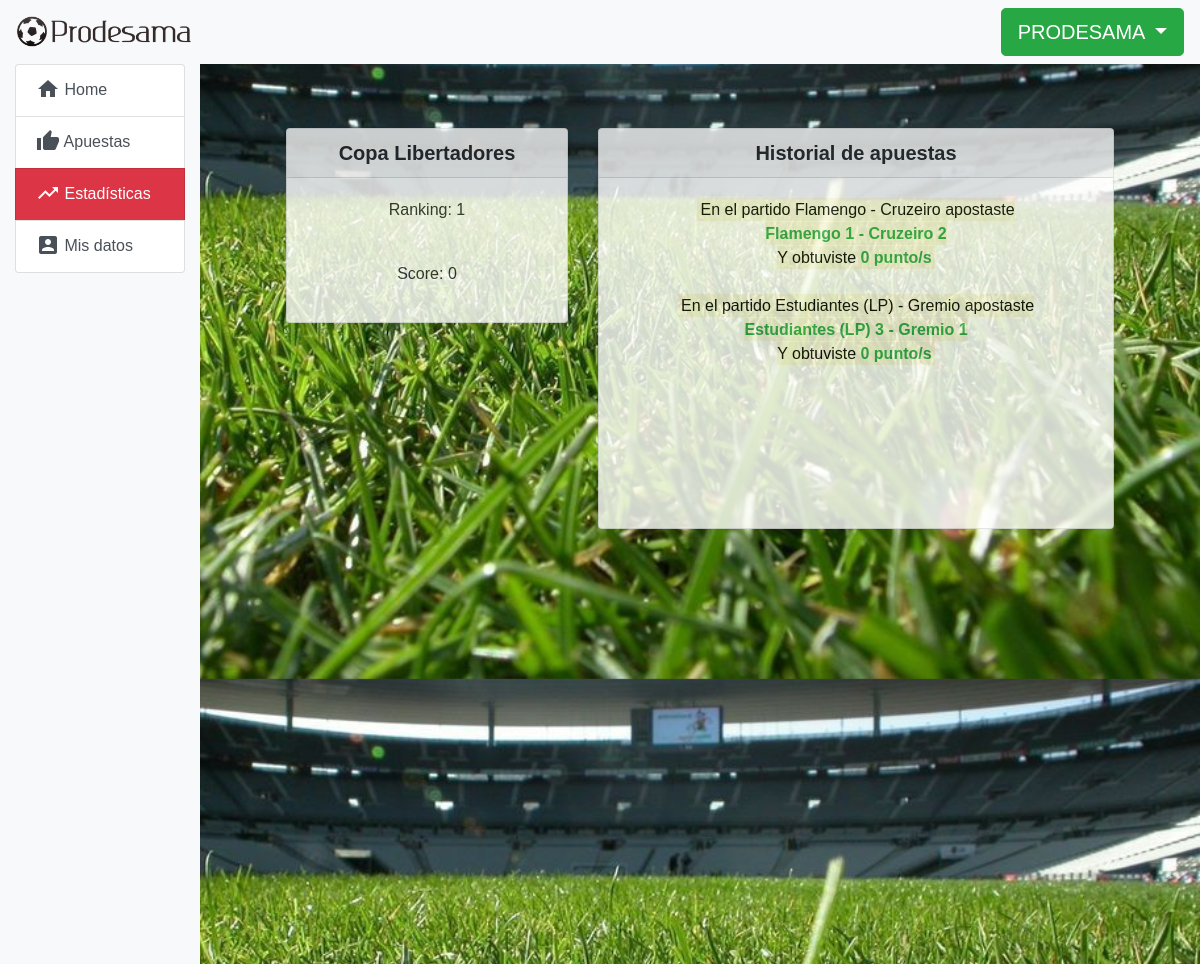
Page /home/puntaje (signed in) on the earlier database version.
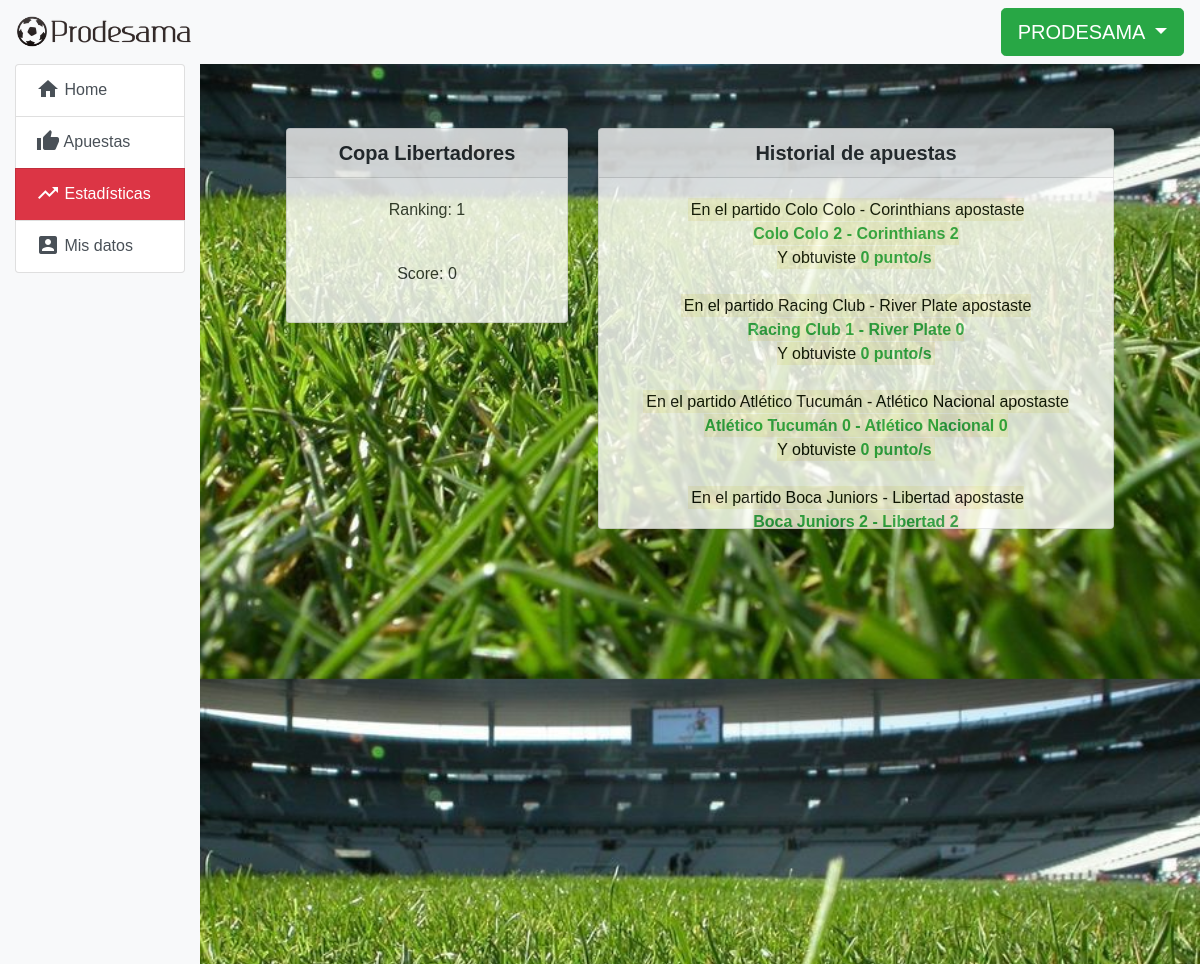
Same page on the later database version.
### prode/models.py (models this page shows, shortened)
class Competition(models.Model):
    name = models.CharField(max_length=100)
    available = models.BooleanField(default=False)

class CompetitionStat(models.Model):
    user = models.ForeignKey(User, on_delete=models.CASCADE, related_name='comps')
    score = models.PositiveIntegerField(default=0)
    ranking = models.PositiveIntegerField(null=True)
    comp = models.ForeignKey(Competition, on_delete=models.CASCADE, null=True, related_name='comps')
    class Meta:
        unique_together = ('user', 'comp')

class Bet(models.Model):
    user = models.ForeignKey(User, related_name='bets', blank=True, on_delete=models.CASCADE)
    match = models.ForeignKey(Match, on_delete=models.CASCADE, related_name='bets')
    team1_score = models.PositiveIntegerField(default=0)
    team2_score = models.PositiveIntegerField(default=0)
    result = models.PositiveIntegerField(default=0, null=True)
    calculated = models.BooleanField(default=False)
    class Meta:
        unique_together = ('user', 'match')

class Match(models.Model):
    start = models.DateTimeField()
    end = models.DateTimeField()
    team1 = models.ForeignKey(Team, on_delete=models.CASCADE, related_name='matches')
    team2 = models.ForeignKey(Team, on_delete=models.CASCADE, related_name='matchs')
    team1_score = models.PositiveIntegerField(default=0)
    team2_score = models.PositiveIntegerField(default=0)
    competition = models.ForeignKey(Competition, on_delete=models.CASCADE, null=True)
    def __str__(self):
        return (self.team1.name + " - " + self.team2.name)

class Team(models.Model):
    name = models.CharField(max_length=50)
    flag = models.ImageField(upload_to='prode/images/flags/')
    def __str__(self):
        return self.name

### prode/views.py (the view)
# urls.py: path('home/puntaje', login_required(views.ScoreView.as_view()), name='puntaje'),
class ScoreView(generic.DetailView):
    template_name = 'prode/puntaje.html'
    def get(self, request):
        comps = Competition.objects.filter(available=True)
        comp_stats = CompetitionStat.objects.all()
        bets = list(Bet.objects.all())
        bets.reverse()
        return render(request, self.template_name, {'comps':comps,'comp_stats':comp_stats, 'bets':bets})

### prode/templates/prode/puntaje.html (shortened to what this page needs)
{% extends "prode/navigation.html" %}
{% block content %}
<div class="row justify-content-center text-center" style="opacity: 0.8">
    <div class="col-md-4">
        {% for c in comps %}
            <div class="card">
                <h5 class="card-header"><strong>{{ c.name }}</strong></h5>
                <div class="card-body">
                    {% for cs in comp_stats %}
                        {% if c == cs.comp %}
                            {% if user == cs.user %}
                                {% if cs.ranking == None %}
                                    <p>Aún no posees ranking para esta competencia</p>
                                {% else %}
                                    <p>Ranking: {{ cs.ranking }}</p>
                                {% endif %}
                                <br>
                                <p>Score: {{ cs.score }}</p>
                            {% endif %}
                        {% endif %}
                    {% endfor %}
                </div>
            </div>
            <br>
        {% endfor %}
    </div>
    <div class="col-md-7">
        <div class="card">
            <h5 class="card-header"><strong>Historial de apuestas</strong></h5>
            <div class="lista-proximos-partidos">
                <div class="card-body">
                    {% for bet in bets %}
                        {% if user == bet.user %}
                            <mark>
                                En el partido {{ bet.match }} apostaste
                                <br>
                                <b class="text-success">
                                {{bet.match.team1 }} {{ bet.team1_score }}
                                - {{ bet.match.team2 }} {{ bet.team2_score }}
                                </b>
                                <br>
                                Y obtuviste <b class="text-success">{{ bet.result }} punto/s</b>
                                <br>
                            </mark>
                            <br>
                        {% endif %}
                    {% endfor %}
                </div>
            </div>
        </div>
    </div>
</div>
{% endblock %}

### prode/templates/prode/navigation.html (shortened to what this page needs)
{% extends "prode/base.html" %}
{% load static %}
{% block body_block %}
<div class="container-fluid text-justify">
    <div class="row">
        <div class="col-2" style="background: #f8f9fa">
            <div class="list-group">
                <a href="{% url 'prode:home' %}" class="list-group-item list-group-item-action">
                    <i class="material-icons vertical-align-middle padding-bottom-3">
                    </i>
                    Home
                </a>
                <a href="apuestas" id="list_apuestas" class="list-group-item list-group-item-action">
                    <i class="material-icons vertical-align-middle padding-bottom-3">
                    </i>
                    Apuestas
                </a>
                <a href="puntaje" id="list_puntaje" class="list-group-item list-group-item-action">
                    <i class="material-icons vertical-align-middle padding-bottom-3">
                    </i>
                    Estadísticas
                </a>
                <a href="datos" id="list_datos" class="list-group-item list-group-item-action">
                    <i class="material-icons vertical-align-middle padding-bottom-3">
                    </i>
                    Mis datos
                </a>
            </div>
        </div>
        <div class="col-10" style="background: url({% static 'prode/images/cesped.jpg' %}) fixed; background-size: 100%; height:900px;">
            <div class="jumbotron" style="background-color: transparent">
                {% block content %}
                {% endblock %}
            </div>
        </div>
    </div>
</div>
{% endblock %}

### prode/templates/prode/base.html (shortened to what this page needs)
{% load static %}
<!doctype html>
<html lang="en">
<head>
    <link rel="stylesheet" type="text/css" href="{% static 'prode/css/style.css' %}" />
    <link rel="stylesheet" href="https://stackpath.bootstrapcdn.com/bootstrap/4.1.1/css/bootstrap.min.css">
</head>
<body style="overflow-x: hidden">
    <nav class="navbar navbar-expand-xl navbar-light bg-light">
        <a href="{% url 'prode:index' %}"><img class="navbar-brand" src="{% static 'prode/images/prodelogo2.png' %}" alt="PRODESAMA" width="180" height="auto"></a>
        <div class="collapse navbar-collapse" id="navbarSupportedContent">
            <ul class="navbar-nav ml-auto">
                {% if user.is_authenticated %}
                    <div class="dropdown">
                        <button class="btn btn-success btn-lg dropdown-toggle" type="button" id="dropdownMenuButton" data-toggle="dropdown" aria-haspopup="true" aria-expanded="false" style="text-transform: uppercase">
                            {{ user.username }}
                        </button>
                    </div>
                {% endif %}
            </ul>
        </div>
    </nav>
    {% block body_block %}
    {% endblock %}
</body>
</html>

### prode/static/prode/css/style.css (style rules this page uses)
* { font-family: sans-serif; }
.lista-proximos-partidos { height: 350px; width: auto; overflow-y: auto; overflow-x:hidden; }
.vertical-align-middle { vertical-align: middle; }
.padding-bottom-3 { padding-bottom: 3px; }

Differences in the rows shown:
no longer on this page (row unchanged): Bet: match "Flamengo - Cruzeiro", match.team1 "Flamengo", team1_score "1", match.team2 "Cruzeiro", team2_score "2", result "0"
no longer on this page (row edited): Bet: match "Estudiantes (LP) - Gremio", match.team1 "Estudiantes (LP)", team1_score "3", match.team2 "Gremio", team2_score "1", result "0"
added Bet: match "Colo Colo - Corinthians", match.team1 "Colo Colo", team1_score "2", match.team2 "Corinthians", team2_score "2", result "0"
added Bet: match "Racing Club - River Plate", match.team1 "Racing Club", team1_score "1", match.team2 "River Plate", team2_score "0", result "0"
added Bet: match "Atlético Tucumán - Atlético Nacional", match.team1 "Atlético Tucumán", team1_score "0", match.team2 "Atlético Nacional", team2_score "0", result "0"
added Bet: match "Boca Juniors - Libertad", match.team1 "Boca Juniors", team1_score "2", match.team2 "Libertad", team2_score "2"
